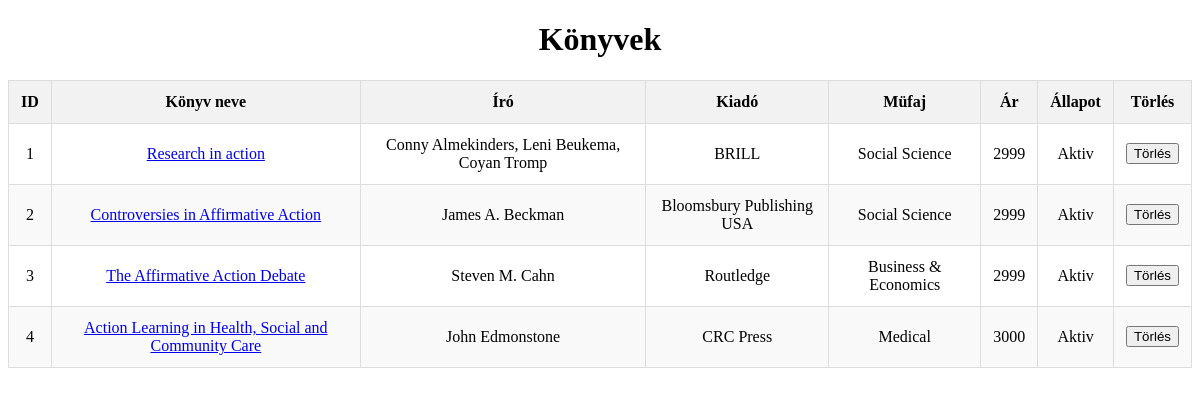
/admin/admin_konyvek.php, run on an earlier commit of the app's database.
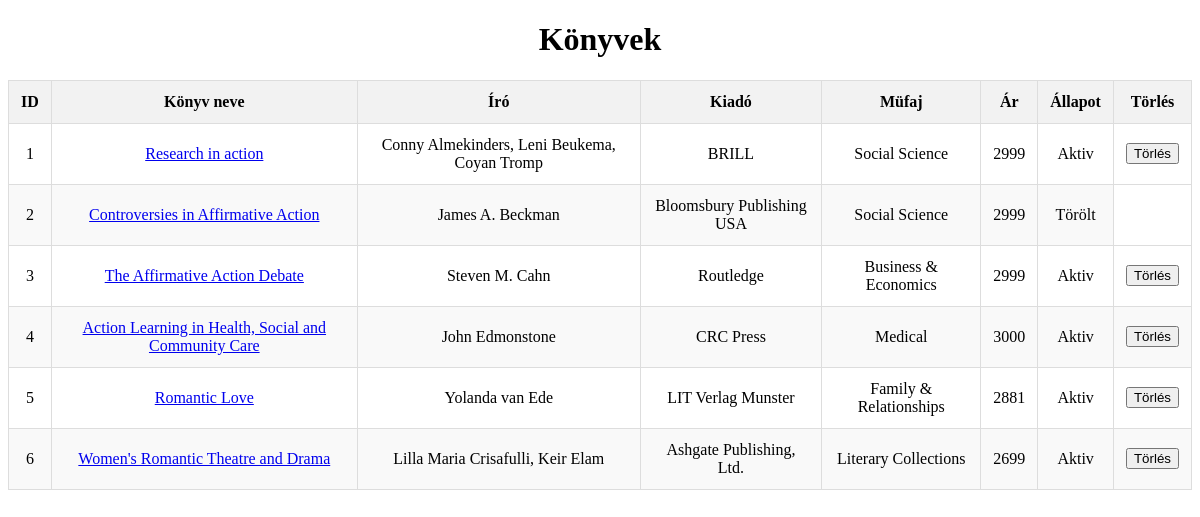
And on a later commit of the database.
### tables this page shows
CREATE TABLE `konyvek` (
  `konyvid` int(11) NOT NULL,
  `kcim` varchar(255) NOT NULL,
  `alcim` varchar(255) DEFAULT NULL,
  `borito` varchar(255) DEFAULT NULL,
  `iro` varchar(100) DEFAULT NULL,
  `kiado` varchar(255) DEFAULT NULL,
  `kdatum` varchar(11) DEFAULT NULL,
  `mufaj` varchar(255) NOT NULL,
  `statusz` varchar(2) NOT NULL,
  `leiras` text DEFAULT NULL,
  `ar` int(11) DEFAULT NULL,
  `oldal` int(11) DEFAULT NULL
);

### admin/admin_konyvek.php (the view, shortened to what this page needs)
<?php
include("../kapcsolat.php");
$query = "SELECT * FROM konyvek";
$result = mysqli_query($adb, $query);
?>
<!DOCTYPE html>
<html lang="en">
<head>
</head>
<body>
    <h1>Könyvek</h1>
<table>
        <thead>
            <tr>
                <th>ID</th>
                <th>Könyv neve</th>
                <th>Író</th>
                <th>Kiadó</th>
                <th>Müfaj</th>
                <th>Ár</th>
                <th>Állapot</th>
                <th>Törlés</th>
            </tr>
        </thead>
        <tbody>
            <?php
            while ($row = mysqli_fetch_assoc($result)) {
                echo "<tr>";
                echo "<td>" . htmlspecialchars($row['konyvid']) . "</td>";
                echo "<td><a href='../?p=konyvreszletek&id=" . urlencode($row['konyvid']) . "'>" . htmlspecialchars($row['kcim']) . "</a></td>";
                echo "<td>" . htmlspecialchars($row['iro']) . "</td>";
                echo "<td>" . htmlspecialchars($row['kiado']) . "</td>";
                echo "<td>" . htmlspecialchars($row['mufaj']) . "</td>";
                echo "<td>" . htmlspecialchars($row['ar']) . "</td>";
                if ($row['statusz'] == 'a') {
                    echo "<td>Aktiv</td>";
                }else {
                    echo "<td>Törölt</td>";
                }
                if ($row['statusz'] == 'a') {
                    echo "<td>
                    <form method='POST' action='admin_delete_konyvek.php'>
                        <input type='hidden' name='kid' value='" . htmlspecialchars($row['konyvid']) . "'>
                        <button type='submit' onclick='return confirm(\"Biztosan törölni akarod?\")'>Törlés</button>
                    </form>
                    </td>";
                }
                echo "</tr>";
            }
            ?>
        </tbody>
    </table>
</body>
</html>

### admin/admin_konyvek.php (style rules this page uses)
table { width: 100%; border-collapse: collapse; margin-top: 20px; }
table, th, td { border: 1px solid #ddd; }
th, td { padding: 12px; text-align: center; }
th { background-color: #f2f2f2; font-weight: bold; }
tr:nth-child(even) { background-color: #f9f9f9; }
h1 { text-align: center; }

What changed in the data, as far as the page shows it:
changed konyvek "Controversies in Affirmative Action": statusz "Aktiv Törlés" → "Törölt"
added konyvek: konyvid "5", kcim "Romantic Love", iro "Yolanda van Ede", kiado "LIT Verlag Munster", mufaj "Family & Relationships", ar "2881", statusz "Aktiv"
added konyvek: konyvid "6", kcim "Women's Romantic Theatre and Drama", iro "Lilla Maria Crisafulli, Keir Elam", kiado "Ashgate Publishing, Ltd.", mufaj "Literary Collections", ar "2699", statusz "Aktiv"
